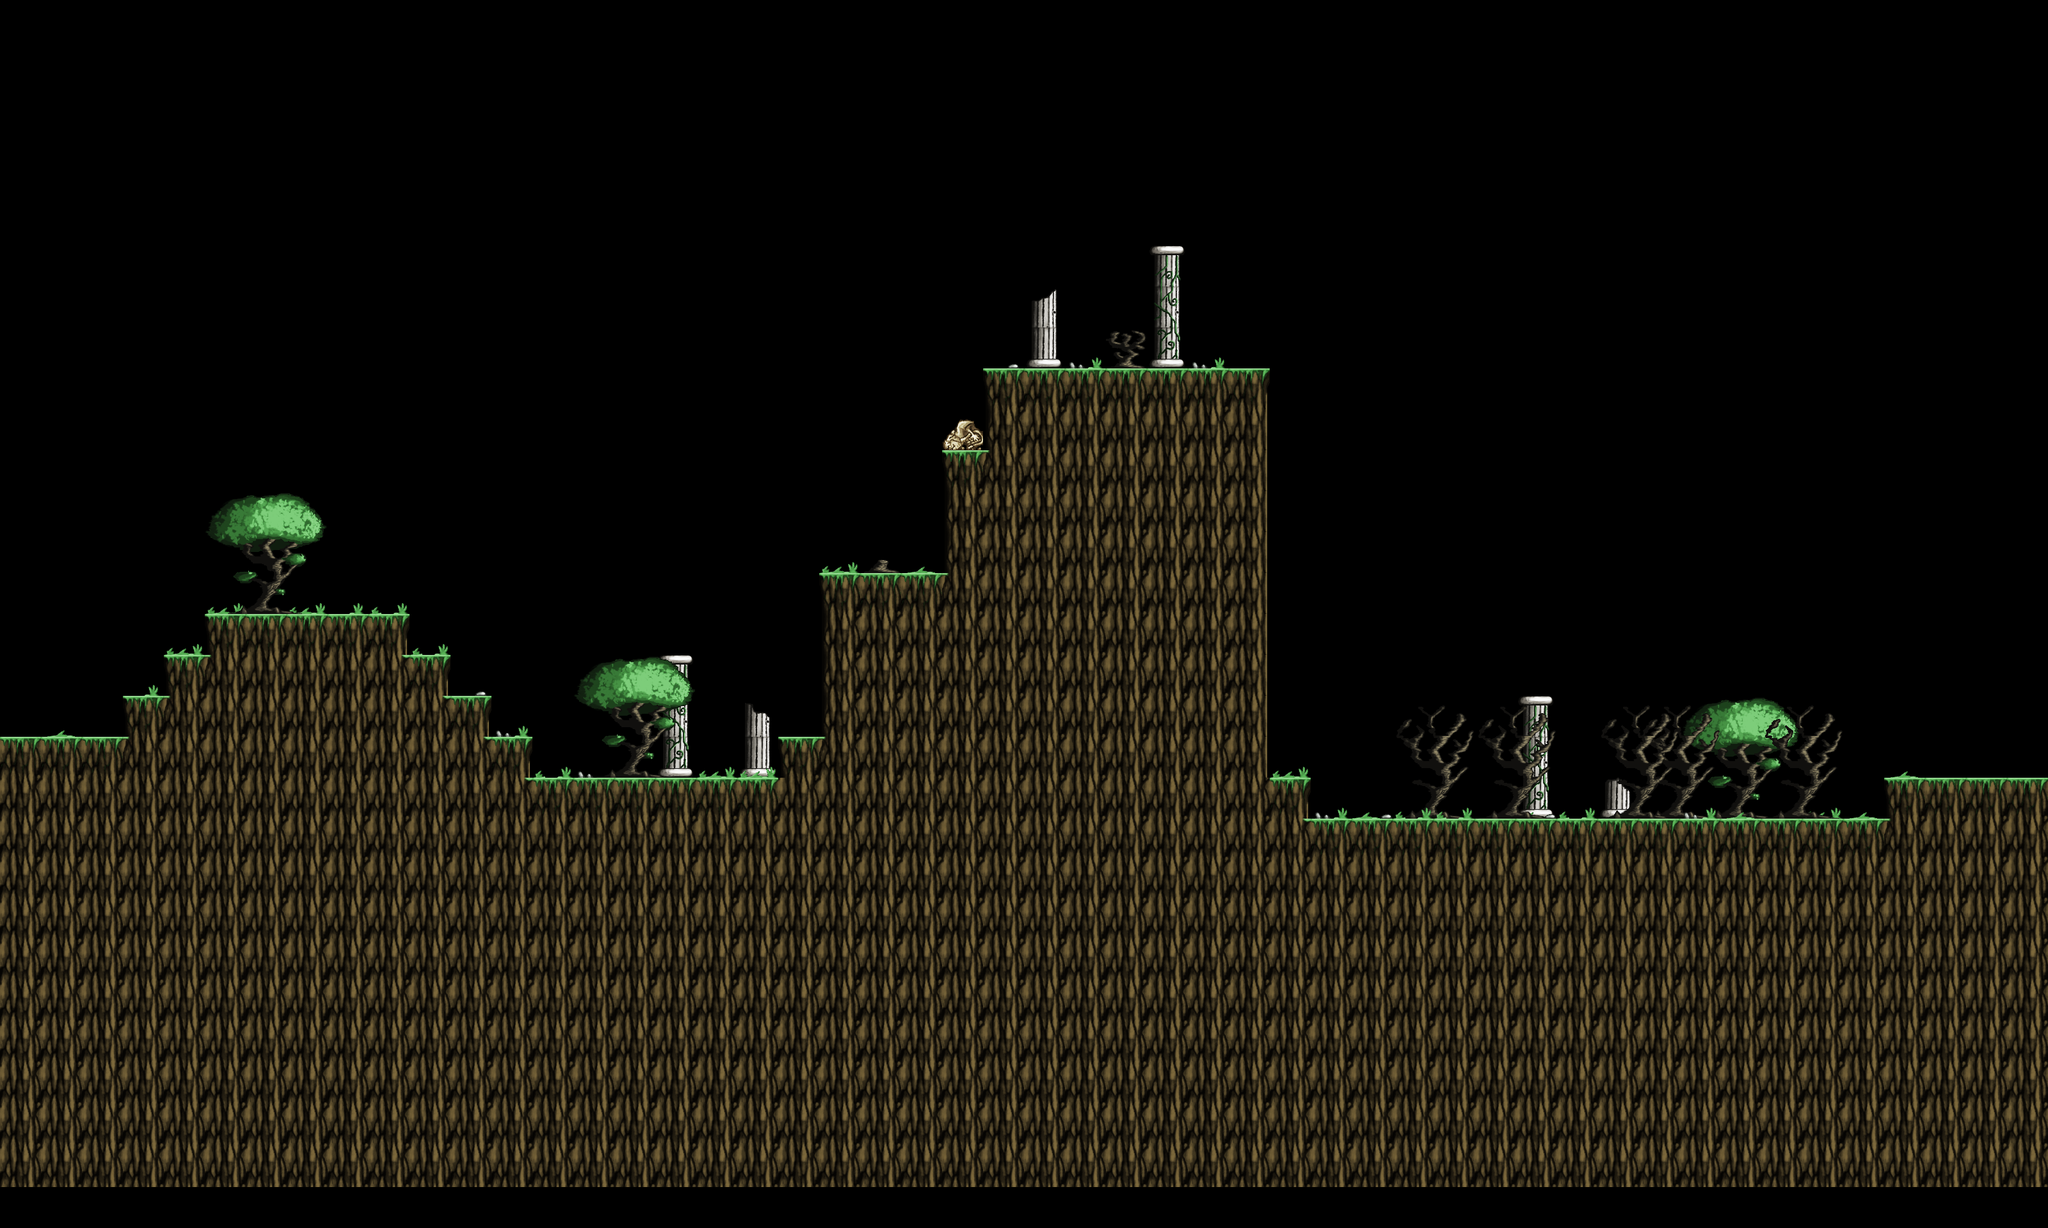

Below is a game level as drawn by its tile map, then a one-line description and the .tmx that defines it (tile-layer data replaced by summaries):
An orthogonal 50x30 tile map with 64x64 px tiles, 3 tile layers (background, tiles, foreground), 3 tilesets and 27 objects.

<map version="1.0" orientation="orthogonal" renderorder="right-down" width="50" height="30" tilewidth="64" tileheight="64" nextobjectid="1">
 <tileset firstgid="1" name="tilesetbrickfinal" tilewidth="64" tileheight="64" tilecount="36" columns="9">
  <image source="../tilesets/tilesetbrickfinal.png" width="636" height="256" />
  <tile id="3">
   <objectgroup draworder="index">
    <object id="1" x="0" y="0" width="64" height="64" />
   </objectgroup>
  </tile>
  <tile id="4">
   <objectgroup draworder="index">
    <object id="1" x="0" y="0" width="64" height="64" />
   </objectgroup>
  </tile>
  <tile id="19">
   <objectgroup draworder="index">
    <object id="1" x="0" y="0" width="64" height="64" />
   </objectgroup>
  </tile>
  <tile id="20">
   <objectgroup draworder="index">
    <object id="1" x="0" y="0" width="64" height="64" />
   </objectgroup>
  </tile>
  <tile id="21">
   <objectgroup draworder="index">
    <object id="1" x="0" y="0" width="64" height="64" />
   </objectgroup>
  </tile>
  <tile id="27">
   <objectgroup draworder="index">
    <object id="1" x="0" y="0" width="64" height="64" />
   </objectgroup>
  </tile>
  <tile id="28">
   <objectgroup draworder="index">
    <object id="1" x="0" y="0" width="64" height="64" />
   </objectgroup>
  </tile>
  <tile id="30">
   <objectgroup draworder="index">
    <object id="1" x="0" y="0" width="64" height="64" />
   </objectgroup>
  </tile>
  <tile id="31">
   <objectgroup draworder="index">
    <object id="1" x="0" y="0" width="64" height="64" />
   </objectgroup>
  </tile>
 </tileset>
 <tileset firstgid="37" name="tilesheetforestfinal" tilewidth="64" tileheight="64" tilecount="54" columns="9">
  <image source="../tilesets/tilesheetforestfinal.png" width="576" height="384" />
  <tile id="27">
   <objectgroup draworder="index">
    <object id="1" x="0" y="0" width="64" height="64" />
   </objectgroup>
  </tile>
  <tile id="28">
   <objectgroup draworder="index">
    <object id="1" x="0" y="0" width="64" height="64" />
   </objectgroup>
  </tile>
  <tile id="29">
   <objectgroup draworder="index">
    <object id="1" x="0" y="0" width="64" height="64" />
   </objectgroup>
  </tile>
  <tile id="36">
   <objectgroup draworder="index">
    <object id="1" x="0" y="0" width="64" height="64" />
   </objectgroup>
  </tile>
  <tile id="38">
   <objectgroup draworder="index">
    <object id="1" x="0" y="0" width="64" height="64" />
   </objectgroup>
  </tile>
  <tile id="45">
   <objectgroup draworder="index">
    <object id="1" x="0" y="0" width="64" height="64" />
   </objectgroup>
  </tile>
  <tile id="46">
   <objectgroup draworder="index">
    <object id="1" x="0" y="0" width="64" height="18" />
   </objectgroup>
  </tile>
  <tile id="47">
   <objectgroup draworder="index">
    <object id="1" x="0" y="0" width="64" height="64" />
   </objectgroup>
  </tile>
 </tileset>
 <tileset firstgid="91" name="tilesetrockfinal" tilewidth="64" tileheight="64" tilecount="40" columns="10">
  <image source="../tilesets/tilesetrockfinal.png" width="640" height="256" />
  <tile id="5">
   <objectgroup draworder="index">
    <object id="2" x="0" y="0" width="64" height="32" />
   </objectgroup>
  </tile>
  <tile id="6">
   <objectgroup draworder="index">
    <object id="1" x="0" y="0" width="64" height="32" />
   </objectgroup>
  </tile>
  <tile id="7">
   <objectgroup draworder="index">
    <object id="1" x="0" y="0" width="64" height="32" />
   </objectgroup>
  </tile>
  <tile id="11">
   <objectgroup draworder="index">
    <object id="1" x="0" y="0" width="64" height="64" />
   </objectgroup>
  </tile>
  <tile id="12">
   <objectgroup draworder="index" />
  </tile>
  <tile id="13">
   <objectgroup draworder="index">
    <object id="1" x="0" y="0" width="64" height="64" />
   </objectgroup>
  </tile>
  <tile id="20">
   <objectgroup draworder="index">
    <object id="1" x="0" y="0" width="64" height="64" />
   </objectgroup>
  </tile>
  <tile id="21">
   <objectgroup draworder="index">
    <object id="1" x="0" y="0" width="64" height="64" />
   </objectgroup>
  </tile>
  <tile id="22">
   <objectgroup draworder="index">
    <object id="1" x="0" y="0" width="64" height="64" />
   </objectgroup>
  </tile>
  <tile id="23">
   <objectgroup draworder="index">
    <object id="1" x="0" y="0" width="64" height="64" />
   </objectgroup>
  </tile>
  <tile id="24">
   <objectgroup draworder="index">
    <object id="1" x="0" y="0" width="64" height="64" />
   </objectgroup>
  </tile>
 </tileset>
 <layer name="background" width="50" height="30">
  <data>[1500 cells, 13 non-empty, 13 distinct tile ids]</data>
 </layer>
 <layer name="tiles" width="50" height="30">
  <data>[1500 cells, 583 non-empty, 23 distinct tile ids]</data>
 </layer>
 <layer name="foreground" width="50" height="30">
  <data>[1500 cells, 124 non-empty, 31 distinct tile ids]</data>
 </layer>
</map>